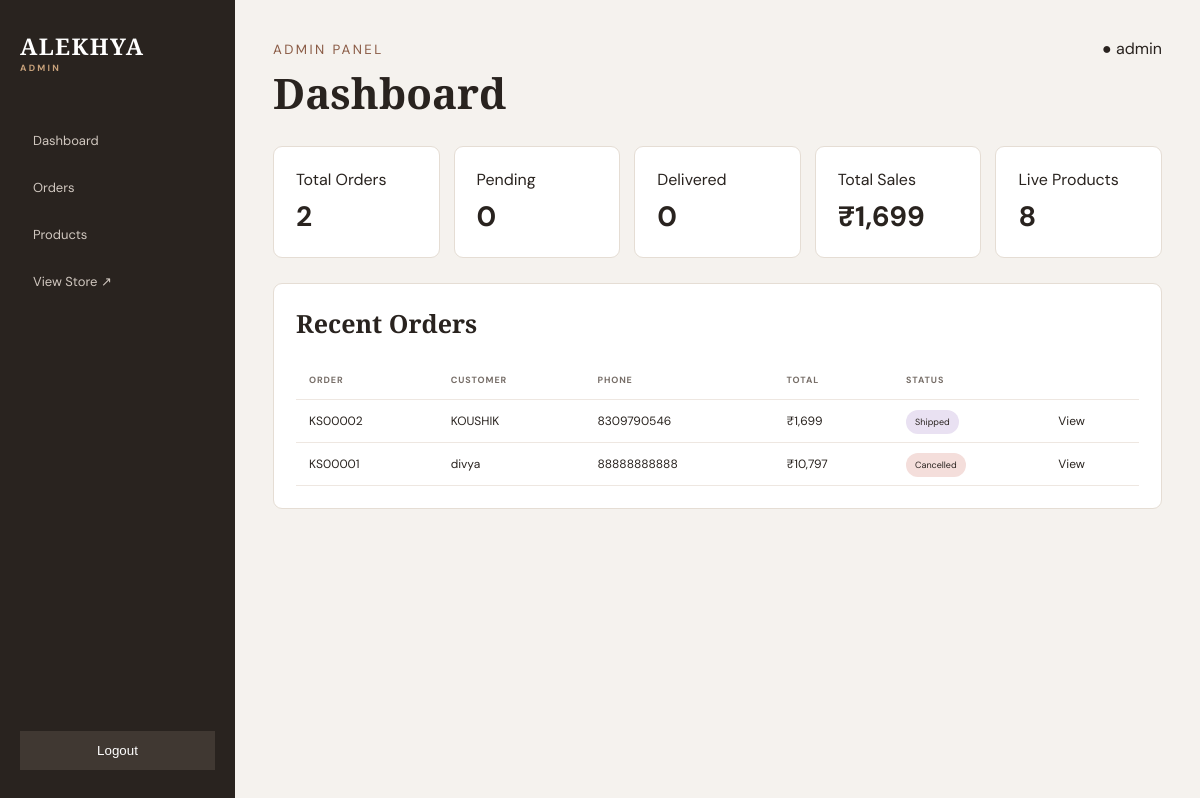
Screenshot of /admin (signed in) with the database file from the repository.
### tables this page shows
CREATE TABLE orders(
    id INTEGER PRIMARY KEY AUTOINCREMENT,order_code TEXT UNIQUE,customer_name TEXT NOT NULL,
    phone TEXT NOT NULL,address TEXT NOT NULL,total INTEGER NOT NULL,shipping INTEGER DEFAULT 0,
    status TEXT DEFAULT 'Pending',created_at TEXT DEFAULT CURRENT_TIMESTAMP);

### app.py (the view)
@app.route("/admin")
@admin_required
def admin_dashboard():
    c=db(); stats={"orders":c.execute("SELECT COUNT(*) FROM orders").fetchone()[0],"pending":c.execute("SELECT COUNT(*) FROM orders WHERE status='Pending'").fetchone()[0],"delivered":c.execute("SELECT COUNT(*) FROM orders WHERE status='Delivered'").fetchone()[0],"sales":c.execute("SELECT COALESCE(SUM(total+shipping),0) FROM orders WHERE status!='Cancelled'").fetchone()[0],"products":c.execute("SELECT COUNT(*) FROM products WHERE active=1").fetchone()[0]}; recent=c.execute("SELECT * FROM orders ORDER BY id DESC LIMIT 8").fetchall(); c.close()
    return render_template("admin/dashboard.html",stats=stats,recent=recent)

### app.py (called while the page is built)
def db():
    c=sqlite3.connect(DB); c.row_factory=sqlite3.Row; c.execute("PRAGMA foreign_keys=ON"); return c

def admin_required(f):
    @wraps(f)
    def w(*a,**k):
        return f(*a,**k) if session.get("admin_id") else redirect(url_for("admin_login"))
    return w

def cart_data():
    c=db(); items=[]; total=0; count=0
    for pid,qty in session.get("cart",{}).items():
        p=c.execute("SELECT * FROM products WHERE id=? AND active=1",(int(pid),)).fetchone()
        if p:
            sub=p["price"]*qty; items.append({"product":p,"qty":qty,"subtotal":sub}); total+=sub; count+=qty
    c.close(); return items,total,count

@app.context_processor
def ctx(): return {"cart_count":cart_data()[2]}

### templates/admin/dashboard.html
{% extends "admin/base.html" %}{% block content %}<div class="stats"><div>Total Orders<strong>{{stats.orders}}</strong></div><div>Pending<strong>{{stats.pending}}</strong></div><div>Delivered<strong>{{stats.delivered}}</strong></div><div>Total Sales<strong>₹{{"{:,}".format(stats.sales)}}</strong></div><div>Live Products<strong>{{stats.products}}</strong></div></div><section class="panel"><h2>Recent Orders</h2><table><tr><th>Order</th><th>Customer</th><th>Phone</th><th>Total</th><th>Status</th><th></th></tr>{% for o in recent %}<tr><td>{{o.order_code}}</td><td>{{o.customer_name}}</td><td>{{o.phone}}</td><td>₹{{"{:,}".format(o.total+o.shipping)}}</td><td><span class="status {{o.status|lower}}">{{o.status}}</span></td><td><a href="{{url_for('admin_order_detail',oid=o.id)}}">View</a></td></tr>{% endfor %}</table></section>{% endblock %}

### static/admin.css (style rules this page uses)
* { box-sizing:border-box }
body { margin:0;background:#f5f2ee;color:#29231f;font-family:"DM Sans",sans-serif }
a { text-decoration:none;color:inherit }
.stats { display:grid;grid-template-columns:repeat(5,1fr);gap:14px;margin-bottom:25px }
.stats div,.panel,.formpanel { background:#fff;border:1px solid #e5ddd4;border-radius:9px;padding:22px }
.stats strong { display:block;font-size:28px;margin-top:8px }
.panel h2 { font:600 25px "Playfair Display";margin-top:0 }
table { width:100%;border-collapse:collapse;min-width:700px }
th,td { text-align:left;padding:13px;border-bottom:1px solid #eee7e1;font-size:12px }
th { font-size:9px;color:#776e68;text-transform:uppercase;letter-spacing:.1em }
.panel { overflow:auto }
.status { padding:6px 9px;border-radius:20px;font-size:9px }
.shipped { background:#e9e1f2 }
.cancelled { background:#f4dedb }

### rows the page displays
orders: order_code "KS00002", customer_name "KOUSHIK", phone "8309790546", o.total+o.shipping "1,699", status "Shipped"
orders: order_code "KS00001", customer_name "divya", phone "88888888888", o.total+o.shipping "10,797", status "Cancelled"

### other values shown
{{ session.get('admin_username') }} "admin"
{{ stats.orders }} "2"
{{ stats.pending }} "0"
{{ stats.delivered }} "0"
{{ "{:,}".format(stats.sales) }} "1,699"
{{ stats.products }} "8"
